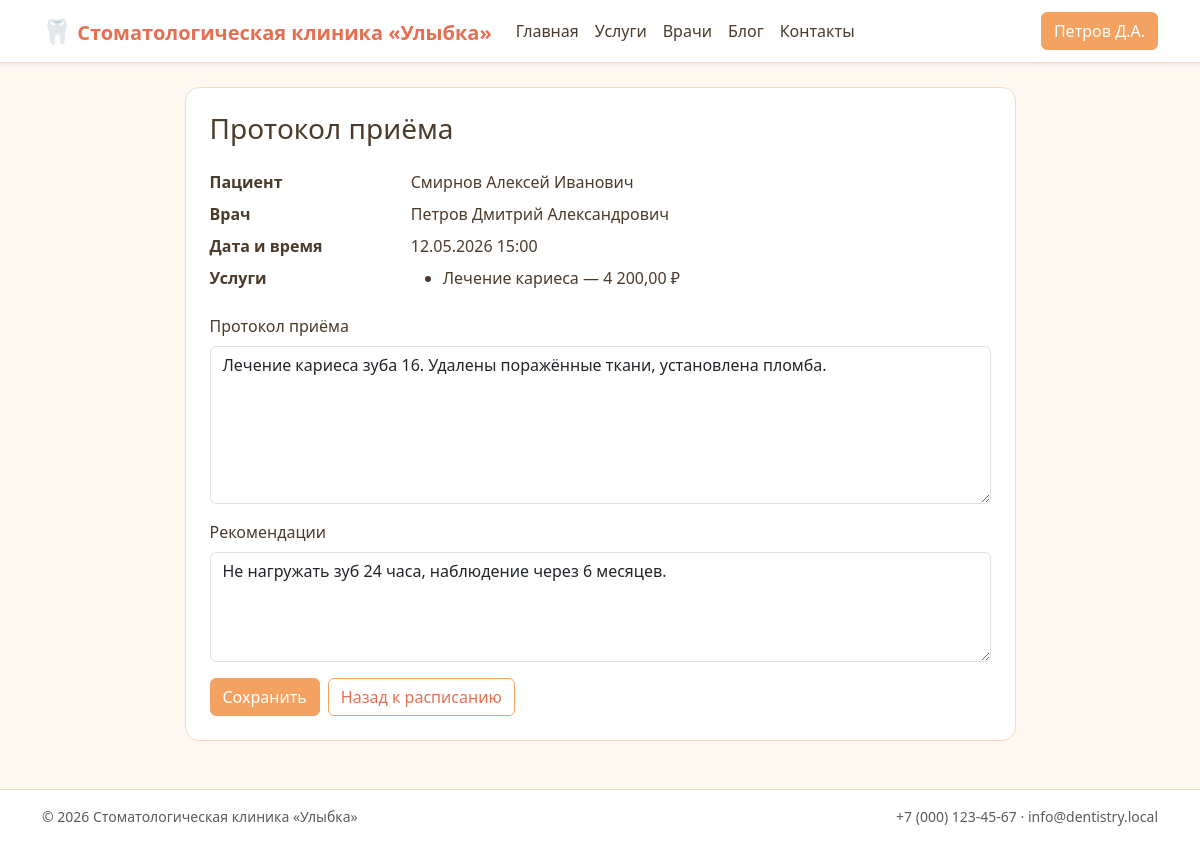
The app's page /protocol_edit.php?appointment_id=5 (signed in) with its own data.
### tables this page shows
CREATE TABLE user (
    id                INT UNSIGNED AUTO_INCREMENT PRIMARY KEY,
    last_name         VARCHAR(60)  NOT NULL,
    first_name        VARCHAR(60)  NOT NULL,
    middle_name       VARCHAR(60)  NOT NULL DEFAULT '',
    email             VARCHAR(190) NOT NULL UNIQUE,
    password_hash     VARCHAR(255) NOT NULL,
    role_id           TINYINT UNSIGNED NOT NULL,
    booking_ban_until DATE NULL COMMENT 'Запрет онлайн-записи до даты (после неявки)',
    created_at        DATETIME NOT NULL DEFAULT CURRENT_TIMESTAMP,
    CONSTRAINT fk_user_role FOREIGN KEY (role_id) REFERENCES role(id)
);

CREATE TABLE appointment (
    id               INT UNSIGNED AUTO_INCREMENT PRIMARY KEY,
    patient_id       INT UNSIGNED NOT NULL,
    doctor_id        INT UNSIGNED NOT NULL,
    slot_start       DATETIME NOT NULL,
    slot_end         DATETIME NOT NULL,
    status           ENUM('created','confirmed','performed','completed','noshow') NOT NULL DEFAULT 'created',
    created_at       DATETIME NOT NULL DEFAULT CURRENT_TIMESTAMP,
    reminder_sent_at DATETIME NULL COMMENT 'Когда отправлено email-напоминание',
    CONSTRAINT fk_appt_patient FOREIGN KEY (patient_id) REFERENCES user(id),
    CONSTRAINT fk_appt_doctor  FOREIGN KEY (doctor_id)  REFERENCES user(id),
    UNIQUE KEY uq_doctor_slot (doctor_id, slot_start),
    INDEX ix_patient_slot (patient_id, slot_start),
    INDEX ix_doctor_slot  (doctor_id, slot_start),
    INDEX ix_status (status)
);

CREATE TABLE appointment_service (
    appointment_id INT UNSIGNED NOT NULL,
    service_id     INT UNSIGNED NOT NULL,
    price_at_time  DECIMAL(10,2) NOT NULL,
    PRIMARY KEY (appointment_id, service_id),
    CONSTRAINT fk_as_appt    FOREIGN KEY (appointment_id) REFERENCES appointment(id) ON DELETE CASCADE,
    CONSTRAINT fk_as_service FOREIGN KEY (service_id)     REFERENCES service(id)
);

CREATE TABLE service (
    id          INT UNSIGNED AUTO_INCREMENT PRIMARY KEY,
    name        VARCHAR(120) NOT NULL,
    description TEXT         NOT NULL,
    image_path  VARCHAR(255) NULL,
    price       DECIMAL(10,2) NOT NULL,
    created_at  DATETIME NOT NULL DEFAULT CURRENT_TIMESTAMP
);

CREATE TABLE protocol (
    id              INT UNSIGNED AUTO_INCREMENT PRIMARY KEY,
    appointment_id  INT UNSIGNED NOT NULL UNIQUE,
    protocol_text   TEXT NOT NULL,
    recommendations TEXT NOT NULL,
    created_at      DATETIME NOT NULL DEFAULT CURRENT_TIMESTAMP,
    CONSTRAINT fk_proto_appt FOREIGN KEY (appointment_id) REFERENCES appointment(id) ON DELETE CASCADE
);

### lib/sanitize.php (called while the page is built, shortened)
<?php
function h(mixed $value): string
{
    return htmlspecialchars((string) $value, ENT_QUOTES | ENT_SUBSTITUTE, 'UTF-8');
}
function fio_short(string $last, string $first, string $middle = ''): string
{
    $fi = mb_substr($first, 0, 1);
    $mi = $middle !== '' ? mb_substr($middle, 0, 1) . '.' : '';
    return $last . ' ' . $fi . '.' . $mi;
}
function fmt_dt(string $sqlDt): string
{
    return date('d.m.Y H:i', strtotime($sqlDt));
}
function fmt_price(float|string $amount): string
{
    return number_format((float) $amount, 2, ',', ' ') . ' ₽';
}

### lib/session.php (called while the page is built, shortened)
<?php
require_once __DIR__ . '/db.php';
final class Session
{
    public static function userId(): ?int
    {
        return isset($_SESSION['user_id']) ? (int) $_SESSION['user_id'] : null;
    }
    public static function user(): ?array
    {
        $id = self::userId();
        $user = DB::one(
            'SELECT u.*, r.code AS role_code, r.name AS role_name
               FROM user u JOIN role r ON r.id = u.role_id
              WHERE u.id = :id',
            ['id' => $id]
        );
        return $user;
    }
}

### lib/db.php (called while the page is built, shortened)
<?php
final class DB
{
    private static ?PDO $pdo = null;
    public static function pdo(): PDO
    {
        if (self::$pdo === null) {
            $dsn = sprintf(
                'mysql:host=%s;port=%d;dbname=%s;charset=%s',
                DB_HOST, DB_PORT, DB_NAME, DB_CHARSET
            );
            self::$pdo = new PDO($dsn, DB_USER, DB_PASS, [
                PDO::ATTR_ERRMODE            => PDO::ERRMODE_EXCEPTION,
                PDO::ATTR_DEFAULT_FETCH_MODE => PDO::FETCH_ASSOC,
                PDO::ATTR_EMULATE_PREPARES   => false,
            ]);
        }
        return self::$pdo;
    }
    public static function all(string $sql, array $params = []): array
    {
        $stmt = self::pdo()->prepare($sql);
        $stmt->execute($params);
        return $stmt->fetchAll();
    }
    public static function one(string $sql, array $params = []): ?array
    {
        $stmt = self::pdo()->prepare($sql);
        $stmt->execute($params);
        $row = $stmt->fetch();
        return $row === false ? null : $row;
    }
}

### lib/auth.php (called while the page is built, shortened)
<?php
require_once __DIR__ . '/session.php';
final class Auth
{
    public static function user(): ?array
    {
        return Session::user();
    }
}

### public/protocol_edit.php (the view, shortened to what this page needs)
<?php
require_once __DIR__ . '/../lib/db.php';
require_once __DIR__ . '/../lib/auth.php';
require_once __DIR__ . '/../lib/sanitize.php';
$docId  = (int) Auth::user()['id'];
$apptId = (int) ($_GET['appointment_id'] ?? $_POST['appointment_id'] ?? 0);
$appt = DB::one(
    "SELECT a.id, a.slot_start,
            p.last_name AS p_last, p.first_name AS p_first, p.middle_name AS p_mid,
            d.last_name AS d_last, d.first_name AS d_first, d.middle_name AS d_mid
       FROM appointment a
       JOIN user p ON p.id = a.patient_id
       JOIN user d ON d.id = a.doctor_id
      WHERE a.id = :id AND a.doctor_id = :d",
    ['id' => $apptId, 'd' => $docId]
);
$services = DB::all(
    "SELECT s.name, aps.price_at_time
       FROM appointment_service aps JOIN service s ON s.id = aps.service_id
      WHERE aps.appointment_id = :id ORDER BY s.name",
    ['id' => $apptId]
);
$protocol = DB::one('SELECT * FROM protocol WHERE appointment_id = :id', ['id' => $apptId]);
$errors = [];
$form = [
    'protocol_text'   => $protocol['protocol_text'] ?? '',
    'recommendations' => $protocol['recommendations'] ?? '',
];
$patientFio = $appt['p_last'] . ' ' . $appt['p_first'] . ' ' . $appt['p_mid'];
$doctorFio  = $appt['d_last'] . ' ' . $appt['d_first'] . ' ' . $appt['d_mid'];
require __DIR__ . '/../templates/header.php';
?>
<div class="row justify-content-center">
    <div class="col-md-9">
        <div class="clinic-card p-4">
            <h1 class="h3 mb-4">Протокол приёма</h1>
            <dl class="row mb-3">
                <dt class="col-sm-3">Пациент</dt><dd class="col-sm-9"><?= h($patientFio) ?></dd>
                <dt class="col-sm-3">Врач</dt><dd class="col-sm-9"><?= h($doctorFio) ?></dd>
                <dt class="col-sm-3">Дата и время</dt><dd class="col-sm-9"><?= h(fmt_dt($appt['slot_start'])) ?></dd>
                <dt class="col-sm-3">Услуги</dt>
                <dd class="col-sm-9">
                    <?php if (empty($services)): ?>
                        <span class="text-muted">не отмечены</span>
                    <?php else: ?>
                        <ul class="mb-0">
                            <?php foreach ($services as $s): ?>
                                <li><?= h($s['name']) ?> — <?= h(fmt_price($s['price_at_time'])) ?></li>
                            <?php endforeach; ?>
                        </ul>
                    <?php endif; ?>
                </dd>
            </dl>
            <form method="post" novalidate>
                <div class="mb-3">
                    <label class="form-label">Протокол приёма</label>
                    <textarea name="protocol_text" rows="6" class="form-control<?= isset($errors['protocol_text']) ? ' is-invalid' : '' ?>"><?= h($form['protocol_text']) ?></textarea>
                </div>
                <div class="mb-3">
                    <label class="form-label">Рекомендации</label>
                    <textarea name="recommendations" rows="4" class="form-control"><?= h($form['recommendations']) ?></textarea>
                </div>
                <div class="d-flex gap-2">
                    <button type="submit" class="btn btn-orange">Сохранить</button>
                    <a href="/profile.php?appt=<?= (int) $apptId ?>" class="btn btn-outline-orange">Назад к расписанию</a>
                </div>
            </form>
        </div>
    </div>
</div>
<?php require __DIR__ . '/../templates/footer.php'; ?>

### templates/header.php (shortened to what this page needs)
<?php
require_once __DIR__ . '/../lib/auth.php';
require_once __DIR__ . '/../lib/sanitize.php';
$_user = Auth::user();
$_currentPath = strtok($_SERVER['REQUEST_URI'] ?? '/', '?');
function _nav_active(string $href, string $current): string {
    return ($href === $current || ($href !== '/' && str_starts_with($current, $href)))
        ? ' active' : '';
}
?><!DOCTYPE html>
<html lang="ru">
<head>
    <link href="https://cdn.jsdelivr.net/npm/bootstrap@5.3.3/dist/css/bootstrap.min.css" rel="stylesheet">
    <link href="/assets/css/theme.css" rel="stylesheet">
</head>
<body class="d-flex flex-column min-vh-100">
<nav class="navbar navbar-expand-lg sticky-top shadow-sm clinic-navbar">
    <div class="container">
        <a class="navbar-brand fw-bold" href="/">
            <span class="brand-mark">🦷</span> <?= h(SITE_NAME) ?>
        </a>
        <div class="collapse navbar-collapse" id="mainNav">
            <ul class="navbar-nav me-auto">
                <li class="nav-item"><a class="nav-link<?= _nav_active('/', $_currentPath) ?>" href="/">Главная</a></li>
                <li class="nav-item"><a class="nav-link<?= _nav_active('/services.php', $_currentPath) ?>" href="/services.php">Услуги</a></li>
                <li class="nav-item"><a class="nav-link<?= _nav_active('/doctors.php', $_currentPath) ?>" href="/doctors.php">Врачи</a></li>
                <li class="nav-item"><a class="nav-link<?= _nav_active('/blog.php', $_currentPath) ?>" href="/blog.php">Блог</a></li>
                <li class="nav-item"><a class="nav-link<?= _nav_active('/contacts.php', $_currentPath) ?>" href="/contacts.php">Контакты</a></li>
            </ul>
            <div class="d-flex gap-2">
                <?php if ($_user === null): ?>
                    <a href="/login.php" class="btn btn-outline-orange">Вход</a>
                    <a href="/register.php" class="btn btn-orange">Регистрация</a>
                <?php else: ?>
                    <a href="/profile.php" class="btn btn-orange">
                        <?= h(fio_short($_user['last_name'], $_user['first_name'], $_user['middle_name'])) ?>
                    </a>
                <?php endif; ?>
            </div>
        </div>
    </div>
</nav>
<main class="flex-grow-1 py-4">
<div class="container">

### public/assets/css/theme.css (style rules this page uses)
:root { --clinic-bg: #FFF8F1; --clinic-surface: #FFFFFF; --clinic-primary: #F4A261; --clinic-primary-2: #E76F51; --clinic-accent: #FFE0C2; --clinic-soft: #FFF1E0; --clinic-ink: #4A3B2A; --clinic-muted: #8A7964; --clinic-border: #F0DCC4; --clinic-success: #6FB098; --clinic-danger: #D88080; }
html, body { background: var(--clinic-bg); color: var(--clinic-ink); }
body { font-family: system-ui, "Segoe UI", Tahoma, Arial, sans-serif; }
a { color: var(--clinic-primary-2); }
.clinic-navbar { background: var(--clinic-surface); border-bottom: 1px solid var(--clinic-border); }
.clinic-navbar .navbar-brand { color: var(--clinic-primary-2); }
.clinic-navbar .nav-link { color: var(--clinic-ink); }
.brand-mark { font-size: 1.2em; }
.btn-orange { background: var(--clinic-primary); border-color: var(--clinic-primary); color: #fff; }
.btn-outline-orange { background: transparent; border: 1px solid var(--clinic-primary); color: var(--clinic-primary-2); }
.clinic-card { background: var(--clinic-surface); border: 1px solid var(--clinic-border); border-radius: 14px; overflow: hidden; transition: transform .15s ease, box-shadow .15s ease; height: 100%; }

### records on screen
user: last_name+first_name+middle_name "Петров Д.А."
appointment: patient.middle_name "Смирнов Алексей Иванович", doctor.middle_name "Петров Дмитрий Александрович", slot_start "12.05.2026 15:00"
appointment_service: service.name "Лечение кариеса", price_at_time "4 200,00 ₽"
protocol: protocol_text "Лечение кариеса зуба 16. Удалены поражённые ткани, установлена пломба.", recommendations "Не нагружать зуб 24 часа, наблюдение через 6 месяцев."

### other values on screen
SITE_NAME "Стоматологическая клиника «Улыбка»"
CLINIC_PHONE "+7 (000) 123-45-67"
CLINIC_EMAIL "info@dentistry.local"
